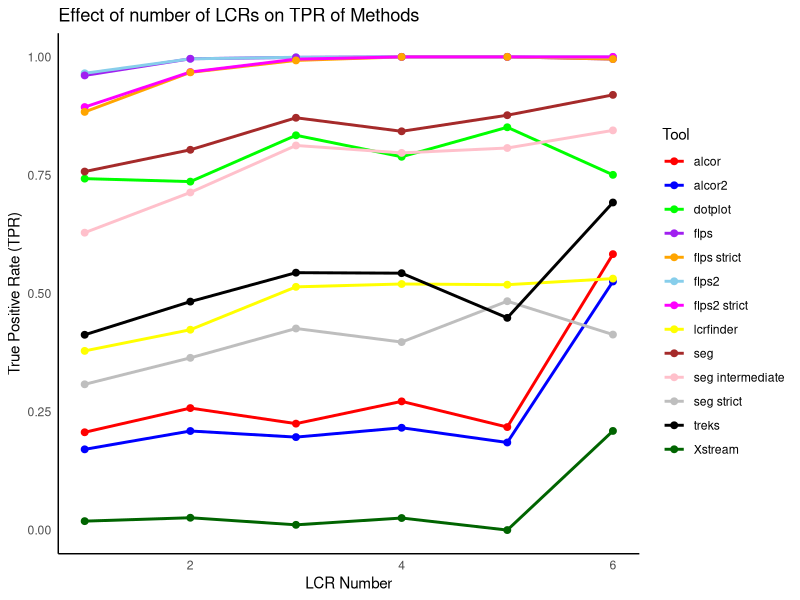

This chart was generated by the following R code:
setwd("/home/anirjit/ANIRJIT/ROC2/human/lcr_num/roc2")

# Load necessary libraries
library(ggplot2)
library(dplyr)

# Read the data
df2 <- read.delim("all.tsv", header = TRUE, sep = "\t")

# Convert LCR_num to a factor to ensure all values appear on the x-axis
df2$LCR_num <- factor(df2$LCR.num, levels = as.character(sort(unique(df2$LCR_num))))

# Define distinct colors for the tools
tool_colors <- c("red", "blue", "green", "purple", "orange", "skyblue", "magenta", 
                 "yellow", "brown", "pink", "gray", "black", "darkgreen")

# Save the plot as an image
jpeg("LCR_num_TPR.jpg", width = 5000, height = 4000, res = 750)

# Plot line graph for all tools across LCR_num categories
ggplot(df2, aes(x = LCR.num, y = TPR, color = Tool, group = Tool)) +
  geom_line(size = 1) +
  geom_point(size = 2) + 
  scale_color_manual(values = tool_colors) + 
  labs(title = "Effect of number of LCRs on TPR of Methods",
       x = "LCR Number",
       y = "True Positive Rate (TPR)",
       color = "Tool") +
  theme_minimal() +
  theme(axis.text.x = element_text(angle = 0, hjust = 0.5),  # Ensure all labels are shown
        panel.grid = element_blank(), # Remove background grid
        axis.line = element_line(color = "black")) # Add x and y axis lines

dev.off()